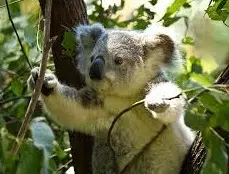
#> input picture imagenes/koala.jpg, 229 x 174 px, found by its file name
$ python p10-lineas-bordes-1392.py
#> lines starting #> are read from the running program, lines starting #| are printed output that depends on the picture
# Daniel Gallegos NC 1392
import cv2
import numpy as np

# Cargar imagen
imagen = cv2.imread("imagenes/koala.jpg")
#> imagen is the input picture: shape (174, 229, 3); mean B, G, R 71.1, 110.4, 106.9

# Verificar que la imagen exista
if imagen is None:
    print("Error: no se pudo cargar la imagen.")
    exit()

# Convertir a escala de grises
gris = cv2.cvtColor(imagen, cv2.COLOR_BGR2GRAY)
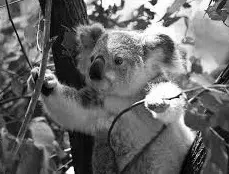
#> gris: shape (174, 229); min 0, max 255, mean 104.9

# Convertir a tipo float32
gris_float = np.float32(gris)

# Detectar esquinas mediante Harris
esquinas = cv2.cornerHarris(
    gris_float,
    2,
    3,
    0.04
)
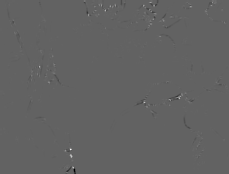
#> esquinas: shape (174, 229) float32; min -102669184, max 162918992, mean 8765.3; drawn with min black and max white

# Dilatar para hacer visibles las esquinas
esquinas = cv2.dilate(
    esquinas,
    None
)
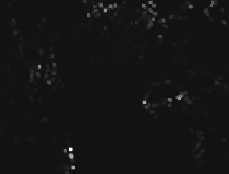
#> esquinas: shape (174, 229) float32; min -12875989, max 162918992, mean 1278093.5; drawn with min black and max white

# Crear copia
resultado = imagen.copy()

# Umbral para identificar esquinas
umbral = 0.01 * esquinas.max()
#> umbral = 1629189.9

# Marcar esquinas
resultado[esquinas > umbral] = [0, 0, 255]

# Mostrar resultados
cv2.imshow(
    "Koala original 1392",
    imagen
)

cv2.imshow(
    "Koala esquinas detectadas 1392",
    resultado
)

# Guardar resultado
cv2.imwrite(
    "resultados/koala.jpg",
    resultado
)

# Contar esquinas aproximadas
cantidad_esquinas = np.sum(
    esquinas > umbral
)
#> cantidad_esquinas = 4347

print("Deteccion de esquinas terminada.")
print("Cantidad aproximada de puntos detectados:",
      cantidad_esquinas)
#| Cantidad aproximada de puntos detectados: 4347

print("Resultado guardado en:")
print("resultados/ejemplo2_esquinas.jpg")

# Esperar una tecla
cv2.waitKey(0)

# Cerrar ventanas
cv2.destroyAllWindows()

# Cargar imagen
imagen = cv2.imread("imagenes/koala.jpg")

# Verificar que la imagen exista
if imagen is None:
    print("Error: no se pudo cargar la imagen.")
    exit()

# Convertir a escala de grises
gris = cv2.cvtColor(imagen, cv2.COLOR_BGR2GRAY)

# Convertir a tipo float32
gris_float = np.float32(gris)

# Detectar esquinas mediante Harris
esquinas = cv2.cornerHarris(
    gris_float,
    2,
    3,
    0.04
)

# Dilatar para hacer visibles las esquinas
esquinas = cv2.dilate(
    esquinas,
    None
)

# Crear copia
resultado = imagen.copy()

# Umbral para identificar esquinas
umbral = 0.02 * esquinas.max()
#> umbral = 3258379.8

# Marcar esquinas
resultado[esquinas > umbral] = [0, 0, 255]

# Mostrar resultados
cv2.imshow(
    "Koala original 1392",
    imagen
)

cv2.imshow(
    "Koala esquinas detectadas 1392",
    resultado
)

# Guardar resultado
cv2.imwrite(
    "resultados/koala.jpg",
    resultado
)

# Contar esquinas aproximadas
cantidad_esquinas = np.sum(
    esquinas > umbral
)
#> cantidad_esquinas = 2855

print("Deteccion de esquinas terminada.")
print("Cantidad aproximada de puntos detectados:",
      cantidad_esquinas)
#| Cantidad aproximada de puntos detectados: 2855

print("Resultado guardado en:")
print("resultados/ejemplo2_esquinas.jpg")

# Esperar una tecla
cv2.waitKey(0)

# Cerrar ventanas
cv2.destroyAllWindows()
# Daniel Gallegos NC 1392
# Cargar imagen
imagen = cv2.imread("imagenes/koala.jpg")

# Verificar que la imagen exista
if imagen is None:
    print("Error: no se pudo cargar la imagen.")
    exit()

# Convertir a escala de grises
gris = cv2.cvtColor(imagen, cv2.COLOR_BGR2GRAY)

# Convertir a tipo float32
gris_float = np.float32(gris)

# Detectar esquinas mediante Harris
esquinas = cv2.cornerHarris(
    gris_float,
    2,
    3,
    0.04
)

# Dilatar para hacer visibles las esquinas
esquinas = cv2.dilate(
    esquinas,
    None
)

# Crear copia
resultado = imagen.copy()

# Umbral para identificar esquinas
umbral = 0.05 * esquinas.max()
#> umbral = 8145949.6

# Marcar esquinas
resultado[esquinas > umbral] = [0, 0, 255]
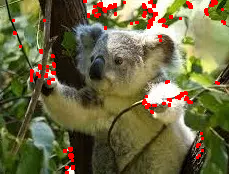
#> resultado: shape (174, 229, 3); mean B, G, R 67.3, 105.4, 110.9

# Mostrar resultados
cv2.imshow(
    "Koala original 1392",
    imagen
)

cv2.imshow(
    "Koala esquinas detectadas 1392",
    resultado
)

# Guardar resultado
cv2.imwrite(
    "resultados/koala.jpg",
    resultado
)

# Contar esquinas aproximadas
cantidad_esquinas = np.sum(
    esquinas > umbral
)
#> cantidad_esquinas = 1392

print("Deteccion de esquinas terminada.")
print("Cantidad aproximada de puntos detectados:",
      cantidad_esquinas)
#| Cantidad aproximada de puntos detectados: 1392

print("Resultado guardado en:")
print("resultados/ejemplo2_esquinas.jpg")

# Esperar una tecla
cv2.waitKey(0)

# Cerrar ventanas
cv2.destroyAllWindows()
# Daniel Gallegos NC 1392
